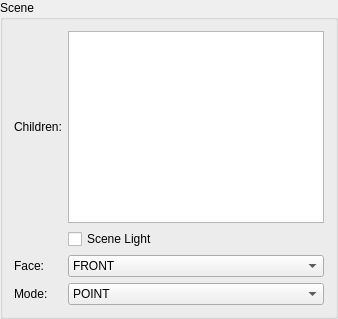
         <widget class="QGroupBox" name="sceneGroupBox">
          <property name="enabled">
           <bool>true</bool>
          </property>
          <property name="sizePolicy">
           <sizepolicy hsizetype="Preferred" vsizetype="Maximum">
            <horstretch>0</horstretch>
            <verstretch>0</verstretch>
           </sizepolicy>
          </property>
          <property name="title">
           <string>Scene</string>
          </property>
          <property name="checkable">
           <bool>false</bool>
          </property>
          <layout class="QGridLayout" name="gridLayout_4">
           <item row="1" column="1">
            <widget class="QListWidget" name="sceneChildList"/>
           </item>
           <item row="1" column="0">
            <widget class="QLabel" name="label_11">
             <property name="text">
              <string>Children:</string>
             </property>
            </widget>
           </item>
           <item row="2" column="1">
            <widget class="QCheckBox" name="sceneLightToggle">
             <property name="text">
              <string>Scene Light</string>
             </property>
            </widget>
           </item>
           <item row="4" column="1">
            <widget class="QComboBox" name="sceneModeCombo">
             <item>
              <property name="text">
               <string>POINT</string>
              </property>
             </item>
             <item>
              <property name="text">
               <string>LINE</string>
              </property>
             </item>
             <item>
              <property name="text">
               <string>FILL</string>
              </property>
             </item>
            </widget>
           </item>
           <item row="3" column="1">
            <widget class="QComboBox" name="sceneFaceCombo">
             <item>
              <property name="text">
               <string>FRONT</string>
              </property>
             </item>
             <item>
              <property name="text">
               <string>BACK</string>
              </property>
             </item>
             <item>
              <property name="text">
               <string>FRONT_AND_BACK</string>
              </property>
             </item>
            </widget>
           </item>
           <item row="3" column="0">
            <widget class="QLabel" name="label_12">
             <property name="text">
              <string>Face:</string>
             </property>
            </widget>
           </item>
           <item row="4" column="0">
            <widget class="QLabel" name="label_13">
             <property name="text">
              <string>Mode:</string>
             </property>
            </widget>
           </item>
          </layout>
         </widget>
